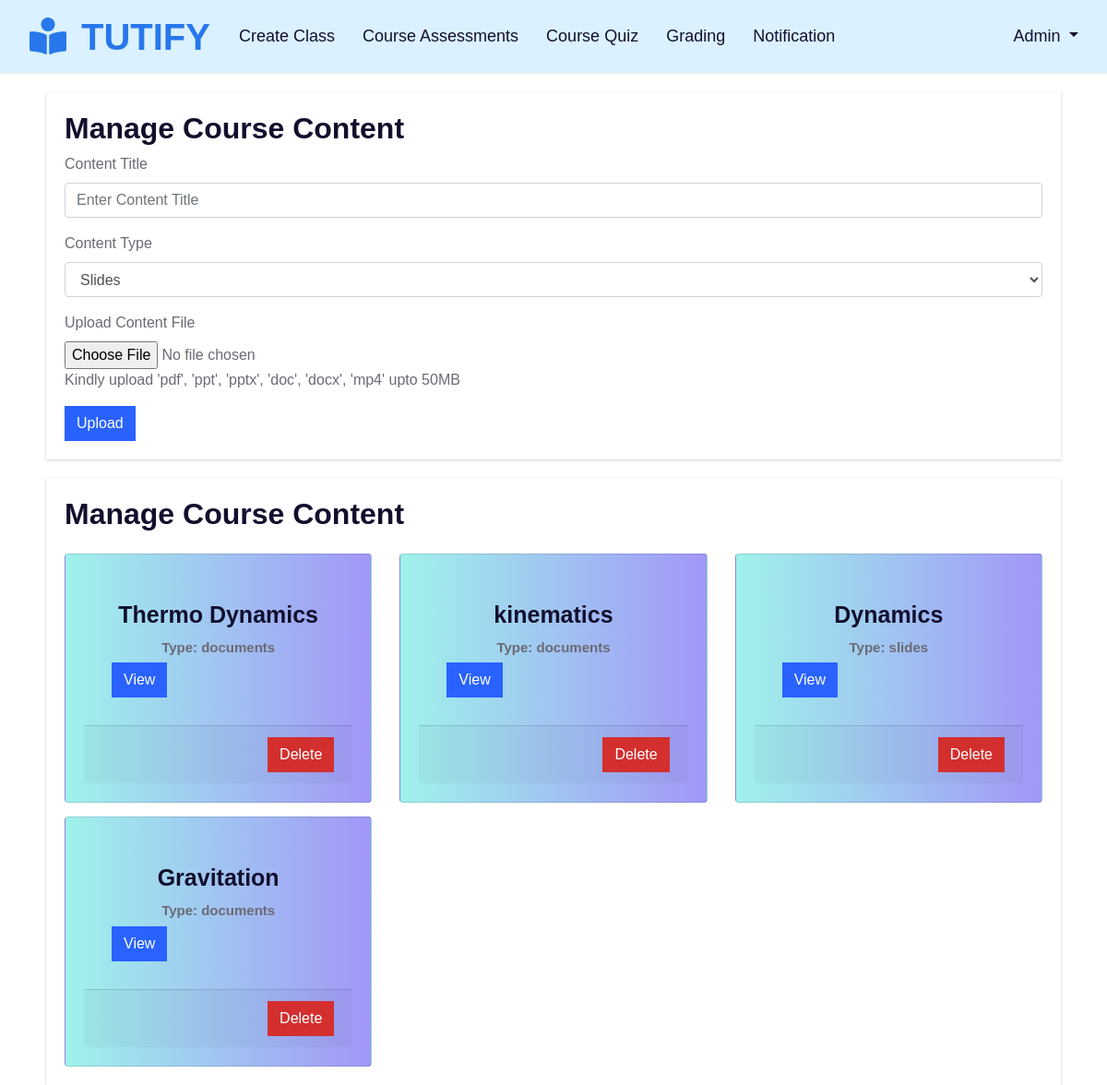
Page /tutor/course_content.php?course_id=5 (signed in) on the committed database.
### tables this page shows
CREATE TABLE `course_content` (
  `content_id` int(11) NOT NULL,
  `course_id` int(11) DEFAULT NULL,
  `content_title` varchar(255) DEFAULT NULL,
  `content_type` varchar(50) DEFAULT NULL,
  `content_file` varchar(255) DEFAULT NULL,
  `created_at` timestamp NOT NULL DEFAULT current_timestamp()
);

### tutor/t_upload_content.php (the view, shortened to what this page needs)
<div class="container col-md-11">
    <h2>Manage Course Content</h2>
    <form action="" method="POST" enctype="multipart/form-data">
        <div class="form-group">
            <label for="contenttitle">Content Title</label>
            <input type="text" class="form-control" id="contenttitle" placeholder="Enter Content Title" name="contenttitle" required>
        </div>
        <div class="form-group">
            <label for="contenttype">Content Type</label>
            <select class="form-control" id="contenttype" name="contenttype" required>
                <option value="slides">Slides</option>
            </select>
        </div>
        <div class="form-group">
            <label for="contentfile">Upload Content File</label>
            <input type="file" class="form-control-file" id="contentfile" name="contentfile" required>
             <p>Kindly upload 'pdf', 'ppt', 'pptx', 'doc', 'docx', 'mp4' upto 50MB</p>
        </div>
        <button class="btn btn-primary" type="submit" name="submit" value="submit">Upload</button>
    </form>
</div>
<div class="container col-md-11">
  <h2>Manage Course Content</h2>
  <div class="row">
    <?php
    include('../dbcon.php');
    $course_id = $_SESSION['course_id'];
    $query = "SELECT * FROM course_content WHERE course_id = '$course_id'";
    $query_run = mysqli_query($con, $query);
    $content = mysqli_num_rows($query_run);
    if ($content > 0) {
      while ($row = mysqli_fetch_array($query_run)) {
        $content_title = $row['content_title'];
        $content_type = $row['content_type'];
        $content_file = $row['content_file'];
        ?>
        <div class="col-md-4">
          <div class="card" style="background: linear-gradient(to right, #a0f2eb, #a197f7); padding: 20px ; margin-top: 15px">
            <div class="card-body">
              <h4 class="card-title"><?php echo $content_title; ?></h4>
              <p class="card-text">Type: <?php echo $content_type; ?></p>
              <a href="<?php echo $content_file; ?>" class="btn btn-primary" target="_blank">View</a>
            </div>
            <div class="card-footer" style="text-align: right;">
              <form action="" method="post">
                <button type="submit" class="btn btn-danger">Delete</button>
              </form>
            </div>
          </div>
        </div>
        <?php
      }
    }
    ?>
  </div>
</div>

### css/t_dash_style.css (style rules this page uses)
body { background-color: #f4f4f4; font-family: Arial, sans-serif; font-size: 16px; }
.container { background-color: #fff; padding: 20px; margin-top: 20px; align-items: center; box-shadow: 0px 1px 3px rgba(0, 0, 0, 0.2); animation: fadeIn 0.5s ease-in-out; }
.card-title { font-size: 25px; font-weight: bold; text-align: center; margin-bottom: 10px; }
.card-text { font-size: 15px; margin-bottom: 5px; text-align: center; font-weight: bold; }
.btn { border-radius: 0; }
.btn-primary { background-color: #2962FF; border-color: #2962FF; transition: background-color 0.3s, border-color 0.3s; }
.btn-danger { background-color: #D32F2F; border-color: #D32F2F; transition: background-color 0.3s, border-color 0.3s; }
.card-body { margin: 10px; }

### css/nav_style.css (style rules this page uses)
body { background-color: #ffffff; font-family: Arial, sans-serif; }
.card-title { font-weight: bold; margin-bottom: 10px; }

### rows in the picture
course_content: content_title "Thermo Dynamics", content_type "documents"
course_content: content_title "kinematics", content_type "documents"
course_content: content_title "Dynamics", content_type "slides"
course_content: content_title "Gravitation", content_type "documents"

### other values in the picture
$_SESSION["user_name"] "Admin"
